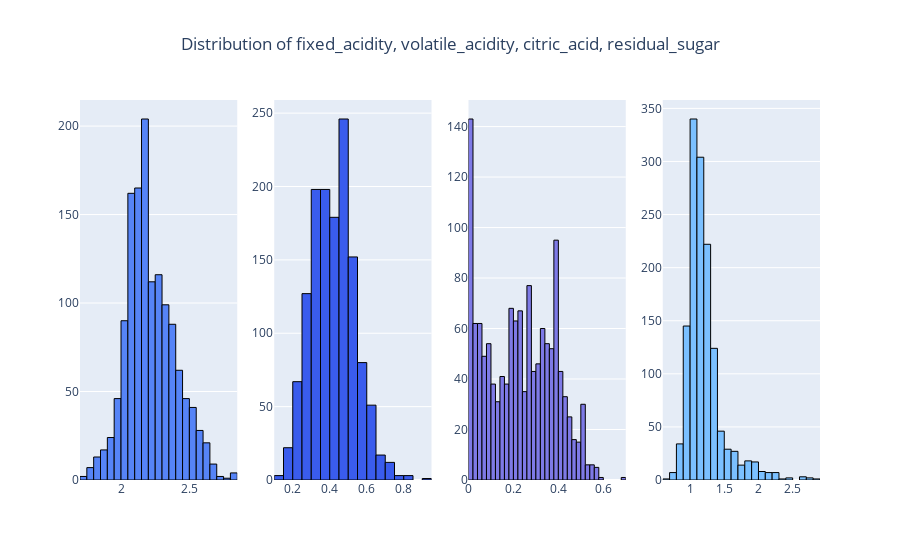

Notebook cell for this chart:
### Markdown cell above
![Alt text](/Applications/Projects/red-wine-quality/images/correlation_heatmap.png "Correlation Heatmap")

Our analysis of the correlation matrix reveals notable relationships within the red wine data:

### Positive Correlations:
- **Fixed Acidity and Citric Acid**: This suggests a trend where wines with higher fixed acidity tend to also possess higher citric acid content, potentially contributing to the overall flavor profile.
- **Quality and Alcohol**: Exhibits the strongest positive correlation in the dataset, indicating that wines with higher alcohol content are generally perceived as being of higher quality.

### Negative Correlations:
- **Volatile Acidity and Quality**: There is a trend where higher levels of volatile acidity are associated with lower wine quality, likely due to the influence on taste and aroma.
- **pH and Citric Acid**: Demonstrates that wines with higher acidity typically have lower pH values, reflecting the direct chemical relationship between these factors.

Given these correlations, we should check our distributions once again before moving forward.

### Code cell
plot_histograms(transformed_wine_df, ["fixed_acidity", "volatile_acidity", "citric_acid", "residual_sugar"], save_path="histograms_transformed.png")

### Figure 1 — Plotly figure (JSON) as saved in the notebook; plotly's stock layout.template omitted (floating-point values rounded to 4 significant figures; data arrays with more than 128 entries replaced by an {"elided": "..."} marker saying what was removed)
{"data": [{"marker": {"color": "#5684F7", "line": {"color": "#000000", "width": 1}}, "name": "fixed_acidity", "nbinsx": 40, "type": "histogram", "x": {"elided": "1359 float values"}, "xaxis": "x", "yaxis": "y"}, {"marker": {"color": "#3A5CED", "line": {"color": "#000000", "width": 1}}, "name": "volatile_acidity", "nbinsx": 40, "type": "histogram", "x": {"elided": "1359 float values"}, "xaxis": "x2", "yaxis": "y2"}, {"marker": {"color": "#7E7AE6", "line": {"color": "#000000", "width": 1}}, "name": "citric_acid", "nbinsx": 40, "type": "histogram", "x": {"elided": "1359 float values"}, "xaxis": "x3", "yaxis": "y3"}, {"marker": {"color": "#7BC0FF", "line": {"color": "#000000", "width": 1}}, "name": "residual_sugar", "nbinsx": 40, "type": "histogram", "x": {"elided": "1359 float values"}, "xaxis": "x4", "yaxis": "y4"}], "layout": {"showlegend": false, "title": {"text": "Distribution of fixed_acidity, volatile_acidity, citric_acid, residual_sugar", "x": 0.5}, "xaxis": {"anchor": "y", "domain": [0, 0.2125]}, "xaxis2": {"anchor": "y2", "domain": [0.2625, 0.475]}, "xaxis3": {"anchor": "y3", "domain": [0.525, 0.7375]}, "xaxis4": {"anchor": "y4", "domain": [0.7875, 1]}, "yaxis": {"anchor": "x", "domain": [0, 1]}, "yaxis2": {"anchor": "x2", "domain": [0, 1]}, "yaxis3": {"anchor": "x3", "domain": [0, 1]}, "yaxis4": {"anchor": "x4", "domain": [0, 1]}}}
